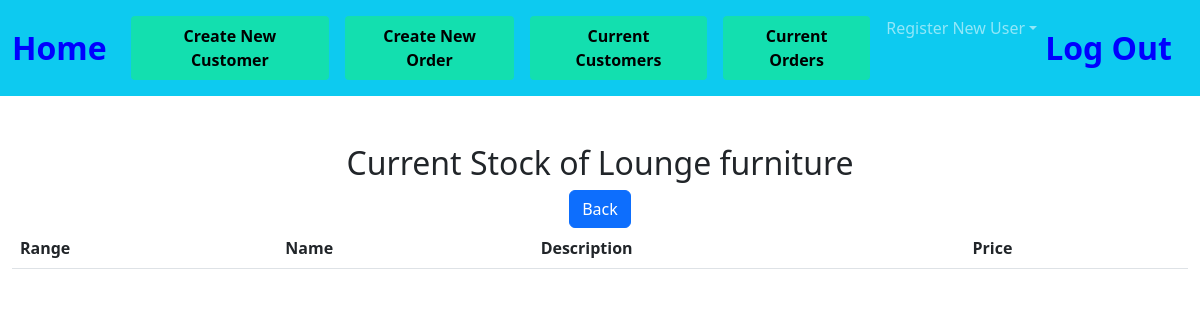
Before: /lounge with the older database file.
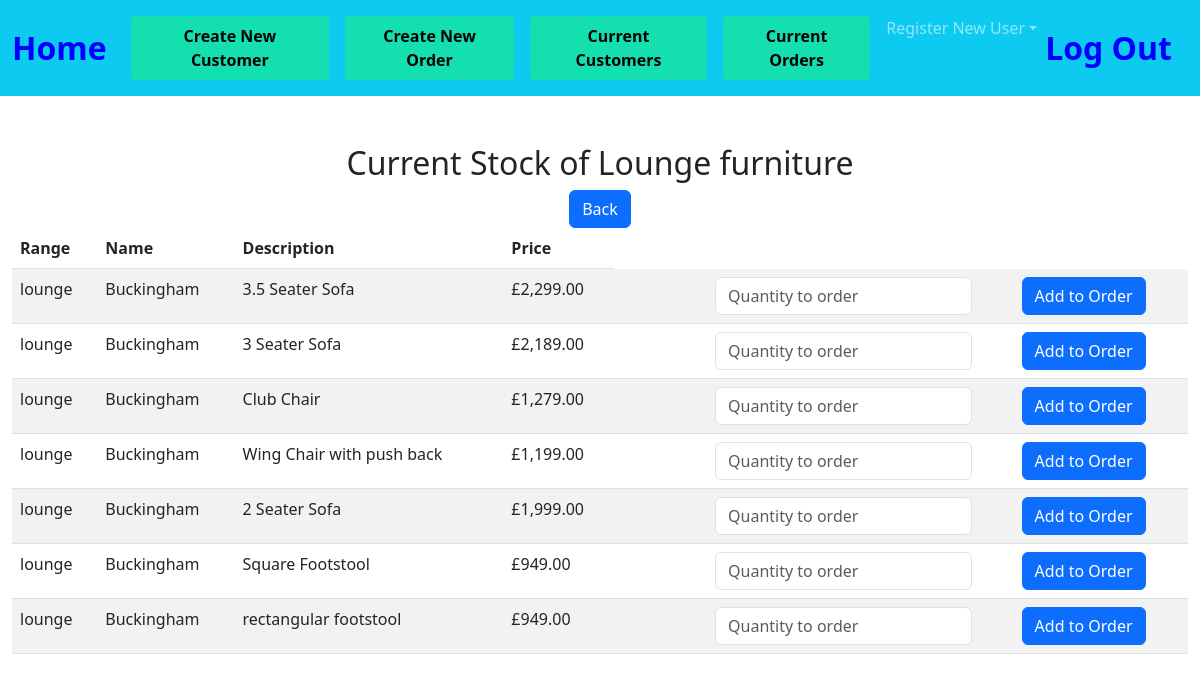
After: the same page with the newer database file.
### tables this page shows
CREATE TABLE stock(item_id INTEGER PRIMARY KEY AUTOINCREMENT NOT NULL, Range TEXT, Name TEXT, Description TEXT, selling_price DECIMAL);

### app.py (the view)
@app.route("/lounge", methods=["GET", "POST"])
def lounge():
        if request.method == "POST":
            order_no = request.form.get("order_no")
            user = request.form.get("user")
            lounge = db.execute("SELECT * FROM stock WHERE Range = 'lounge' ;")
            return render_template("lounge.html", lounge = lounge, order_no = order_no, user = user)
        else:
            lounge = db.execute("SELECT * FROM stock WHERE Range = 'lounge' ;")
            return render_template("lounge.html", lounge = lounge)

### app.py (called while the page is built)
@app.after_request
def after_request(response):
    response.headers["Cache-Control"] = "no-cache, no-store, must-revalidate"
    response.headers["Expires"] = 0
    response.headers["Pragma"] = "no-cache"
    return response

### extras.py (called while the page is built)
def GBP(value):
    return f"£{value:,.2f}"

### templates/lounge.html (shortened to what this page needs)
{% extends "layout.html" %}
{% block main %}
<div class="section">
    <h2>Current Stock of Lounge furniture</h2>
    <form action="/stock_list">
        <td><button class="btn btn-primary" type="submit">Back</button></td>
    </form>
    <table class="table table-striped">
        <thead>
            <tr>
                <th class="text-start">Range</th>
                <th class="text-start">Name</th>
                <th class="text-start">Description</th>
                <th class="text-start">Price</th>
            </tr>
        </thead>
        <tbody>
            {% for row in lounge %}
            <tr>
                <td class="text-start">{{ row["Range"] }}</td>
                <td class="text-start">{{ row["Name"] }}</td>
                <td class="text-start">{{ row["Description"] }}</td>
                <td class="text-start">{{ row["selling_price"] |GBP }}</td>
                <form action="/add_to_order" method="POST">
                    <td><input type="hidden" name="item_id" VALUE="{{ row['item_id'] }}"></td>
                    <td><input type="hidden" name="order_no" VALUE="{{ order_no }}"></td>
                    <td><input type="hidden" name="user" VALUE="{{ user }}"></td>
                    <td class="text-start"><input class="form-control mx-auto w-auto" name ="Quantity" placeholder="Quantity to order" type="number"></td>
                    <td class="text-start"><button class="btn btn-primary" type="submit">Add to Order</button></td>
                </form>
            </tr>
            {% endfor %}
        </tbody>
    </div>
{% endblock %}

Changed rows visible on the page:
now on this page (row edited): stock: Range "lounge", Name "Buckingham", Description "3.5 Seater Sofa", selling_price|GBP "£2,299.00"
now on this page (row edited): stock: Range "lounge", Name "Buckingham", Description "3 Seater Sofa", selling_price|GBP "£2,189.00"
now on this page (row edited): stock: Range "lounge", Name "Buckingham", Description "Club Chair", selling_price|GBP "£1,279.00"
now on this page (row edited): stock: Range "lounge", Name "Buckingham", Description "Wing Chair with push back", selling_price|GBP "£1,199.00"
now on this page (row edited): stock: Range "lounge", Name "Buckingham", Description "2 Seater Sofa", selling_price|GBP "£1,999.00"
now on this page (row edited): stock: Range "lounge", Name "Buckingham", Description "Square Footstool", selling_price|GBP "£949.00"
now on this page (row edited): stock: Range "lounge", Name "Buckingham", Description "rectangular footstool", selling_price|GBP "£949.00"
